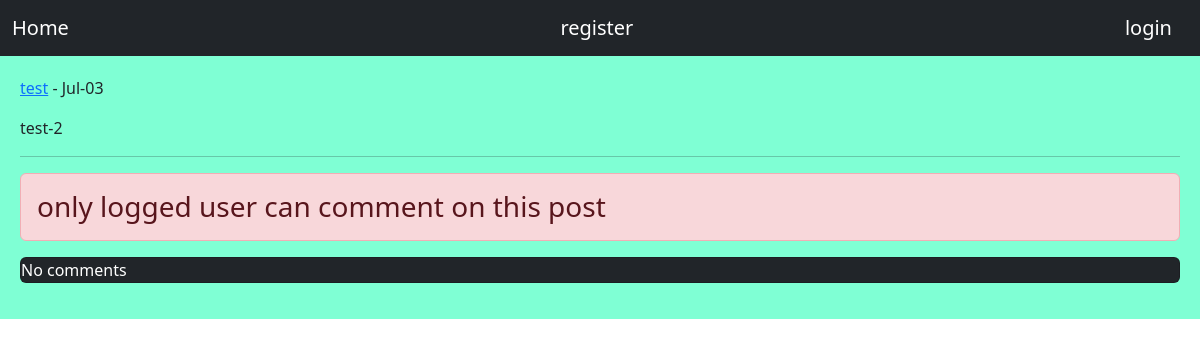
The page /post/16/test-2/ on the database as committed earlier.
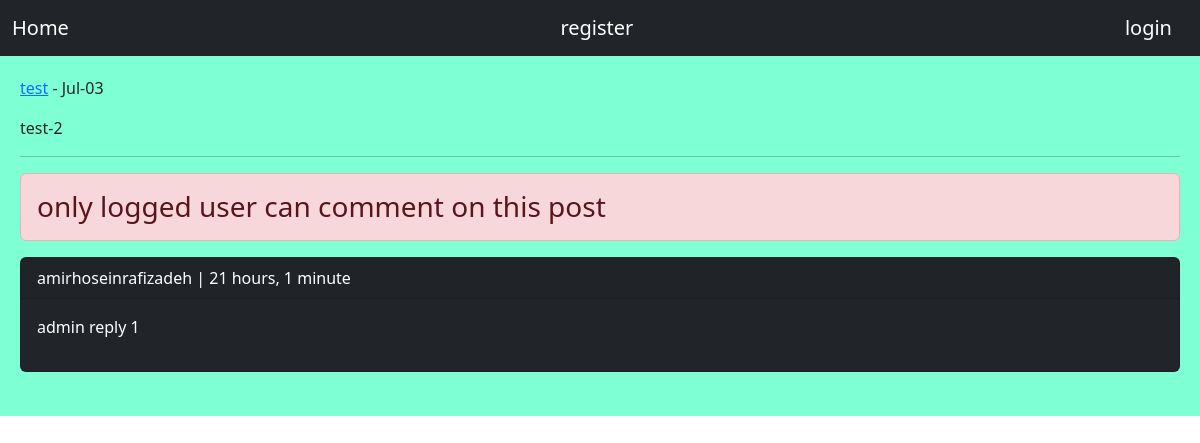
The same page on the database as committed later.
### home/models.py (models this page shows, shortened)
class comments(models.Model):
    user = models.ForeignKey(User, on_delete=models.CASCADE, related_name='user_comments')
    post = models.ForeignKey(Posts, on_delete=models.CASCADE, related_name='post_comments')
    reply = models.ForeignKey('self', on_delete=models.CASCADE, related_name='reply_comments', null=True, blank=True)
    is_reply = models.BooleanField(default=False)
    body = models.TextField(max_length=100)
    created = models.DateTimeField(auto_now_add=True)

### home/views.py (the view, shortened to what this page needs)
# urls.py: path('post/<int:post_id>/<slug:post_slug>/', views.PostDetailView.as_view(), name='post_detail'),
class PostDetailView(View):
    form_class = CommentCreateForm
    form_class_reply = CommentReplyForm
    def setup(self, request, *args, **kwargs):
        self.post_instance = get_object_or_404(Posts, pk=kwargs['post_id'], slug=kwargs['post_slug'])
        return super().setup(request, *args, **kwargs)
    def get(self, request, *args, **kwargs):
        comments = self.post_instance.post_comments.filter(is_reply=False)
        return render(request, 'home/detail.html', {'post': self.post_instance, 'comments': comments, 'form':self.form_class, 'reply_form':self.form_class_reply})

### home/templates/home/detail.html (shortened to what this page needs)
{%extends 'base.html'%}
{%block content%}
<p><a href="{% url 'account:user_profile' post.user.id %}">{{ post.user.username }}</a> - {{ post.updated|date:"M-d" }}</p>
<p>{{ post.body }}</p><hr>
{% if request.user.is_authenticated %}
<form action="" method="post">
    {% csrf_token %}
    {{form.as_p}}
    <input type="submit" value="SEND">
</form><br>
{% else %}
<h3 class="alert alert-danger">only logged user can comment on this post</h3>
{% endif %}
{% for comment in comments %}
    <div class="card bg-dark text-white">
        <p class="card-header">{{comment.user}} | {{comment.created|timesince}}</p>
        <p class="card-body">{{comment.body}}</p>
    </div><br>
{% empty %}
<p class="card bg-dark text-white">No comments</p>
{% endfor %}
{%endblock%}

Rows that differ between the two databases and show on the page:
added comments: user "amirhoseinrafizadeh", created "21 hours, 1 minute", body "admin reply 1"
Other text that changed with them:
text no longer shown: "No comments"
